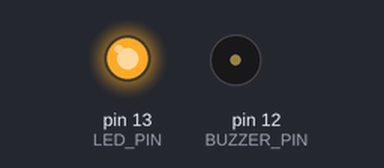
Simulated run of this sketch. Board: Arduino Uno, built with avr-gcc and run on an emulated ATmega328P. Shown: output pins drawn as LEDs (lit = HIGH), buzzer (waves = sounding). At 111.1 s the program stops and its outputs stay as they are.

Above: at 0.1 s.
At 12.1 s:
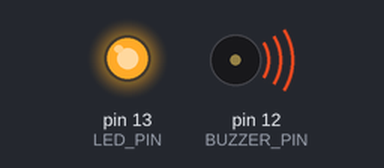
At 37.0 s:
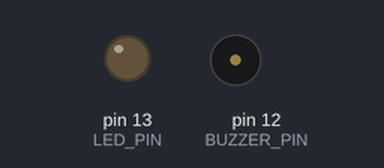
Timing chart, 0 to 41.0 s (numbered marks = the images above):
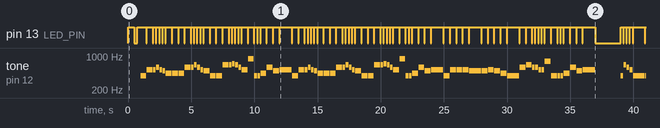

The sketch:

arduino-christmas-song.ino
```cpp
/*
	arduino-christmas-song

	Play some Christmas songs on an Arduino. Made for the 2018 NODE's Secret Santa project (https://n-o-d-e.net)

	The circuit:
	* Pin 13: Built-in led
	* Pin 12: Buzzer

	Created 21/11/2018
	By Arnakazim

	https://github.com/arnakazim/arduino-christmas-song/

*/

#include "blink.h"
#include "music.h"
#include "morse.h"

#include "songs/merry_christmas.h"
#include "songs/jingle_bell.h"

#define BUZZER_PIN 12
#define LED_PIN 13 // Built-in led

char morseMessage[] = "-.-.- / -- . .-. .-. -.-- / -.-. .... .-. .. ... - -- .- ... / .- -. -.. / .... .- .--. .--. -.-- / -. . .-- / -.-- . .- .-. / .-.-.";

void setup()
{
    // Setting up the outputs
    pinMode(LED_PIN, OUTPUT);
    pinMode(BUZZER_PIN, OUTPUT);

    // Just to know that the Arduino is ready
    blink(LED_PIN, 500, 250);
    blink(LED_PIN, 250, 0);
}

void loop()
{
    // Playing We Wish You A Merry Christmas
    playSong(merryChristmasNotes, merryChristmasDurations, sizeof(merryChristmasNotes) / sizeof(int), merryChristmasTempo, BUZZER_PIN, LED_PIN);
    delay(2000);

    // Playing Jingle Bell
    playSong(jingleBellNotes, jingleBellDurations, sizeof(jingleBellNotes) / sizeof(int), jingleBellTempo, BUZZER_PIN, LED_PIN);
    delay(5000);

    // Play morse message
    morseCode(morseMessage, sizeof(morseMessage) / sizeof(char), BUZZER_PIN, LED_PIN);

    // Prevent looping again
    while(true){}
}
```

blink.h
```cpp
void blink(int pin, int msOn, int msOff = -1)
{
    if (msOff == -1)
    {
        msOff = msOn;
    }
    digitalWrite(pin, HIGH);
    delay(msOn);
    digitalWrite(pin, LOW);
    delay(msOff);
}
```

morse.h
```cpp
/*
 * Play a morse code message on the buzzer
 *
 * By Arnakazim (http://www.arnaudouvrier.fr)
 */

#define DOT_LENGTH          100
#define TONE_FREQUENCY      550

void morseCode(char message[], int size, int buzzerPin, int ledPin)
{
    for (int i = 0; i < size; i++)
    {
        int duration = 0;
        int pause = 0;
        switch (message[i])
        {
        case '.':
            duration = DOT_LENGTH;
            pause = DOT_LENGTH;
            break;
        case '-':
            duration = 3 * DOT_LENGTH;
            pause = DOT_LENGTH;
            break;
        case ' ':
            pause = 3 * DOT_LENGTH;
            break;
        case '/' :
            pause = DOT_LENGTH;
        default:
            duration = 0;
            pause = 0;
            break;
        }

        if (duration > 0 || pause > 0) {
            if (duration > 0) {
                tone(buzzerPin, TONE_FREQUENCY, duration);
            }
            digitalWrite(ledPin, HIGH);
            delay(duration);
            digitalWrite(ledPin, LOW);
            delay(pause);
        }
    }
}
```

music.h
```cpp
/*
 * Play a song on a buzzer
 *
 * By Arnakazim (http://www.arnaudouvrier.fr)
 *
 * Pitches are based on Joshi's work (https://www.hackster.io/joshi/)
 */

#define N_B0  31
#define N_C1  33
#define N_CS1 35
#define N_D1  37
#define N_DS1 39
#define N_E1  41
#define N_F1  44
#define N_FS1 46
#define N_G1  49
#define N_GS1 52
#define N_A1  55
#define N_AS1 58
#define N_B1  62
#define N_C2  65
#define N_CS2 69
#define N_D2  73
#define N_DS2 78
#define N_E2  82
#define N_F2  87
#define N_FS2 93
#define N_G2  98
#define N_GS2 104
#define N_A2  110
#define N_AS2 117
#define N_B2  123
#define N_C3  131
#define N_CS3 139
#define N_D3  147
#define N_DS3 156
#define N_E3  165
#define N_F3  175
#define N_FS3 185
#define N_G3  196
#define N_GS3 208
#define N_A3  220
#define N_AS3 233
#define N_B3  247
#define N_C4  262
#define N_CS4 277
#define N_D4  294
#define N_DS4 311
#define N_E4  330
#define N_F4  349
#define N_FS4 370
#define N_G4  392
#define N_GS4 415
#define N_A4  440
#define N_AS4 466
#define N_B4  494
#define N_C5  523
#define N_CS5 554
#define N_D5  587
#define N_DS5 622
#define N_E5  659
#define N_F5  698
#define N_FS5 740
#define N_G5  784
#define N_GS5 831
#define N_A5  880
#define N_AS5 932
#define N_B5  988
#define N_C6  1047
#define N_CS6 1109
#define N_D6  1175
#define N_DS6 1245
#define N_E6  1319
#define N_F6  1397
#define N_FS6 1480
#define N_G6  1568
#define N_GS6 1661
#define N_A6  1760
#define N_AS6 1865
#define N_B6  1976
#define N_C7  2093
#define N_CS7 2217
#define N_D7  2349
#define N_DS7 2489
#define N_E7  2637
#define N_F7  2794
#define N_FS7 2960
#define N_G7  3136
#define N_GS7 3322
#define N_A7  3520
#define N_AS7 3729
#define N_B7  3951
#define N_C8  4186
#define N_CS8 4435
#define N_D8  4699
#define N_DS8 4978

void playSong(int notes[], int durations[], int size, int tempo, int buzzerPin, int ledPin)
{

    int noteDuration = 60000 / tempo; // BPM duration in miliseconds
    int pause = tempo / 3;

    for (int note = 0; note < size; note++)
    {
        int duration = (noteDuration * 4 / durations[note]) - pause;

        digitalWrite(ledPin, HIGH);
        tone(buzzerPin, notes[note], duration);
        delay(duration);
        digitalWrite(ledPin, LOW);
        delay(pause);
    }
}
```

jingle_bell.h
```cpp
/*
 * Jingle Bell
 *
 * Based on Y.A.Chong's work (http://myarduinomelodies.blogspot.com/2013/11/2-jingle-bell.html)
 */

int jingleBellTempo = 123;

int jingleBellNotes[] = {
    N_G4, N_E5, N_D5, N_C5, N_G4, N_G4, N_E5, N_D5,
    N_C5, N_A4, N_A4, N_F5, N_E5, N_D5, N_B4, N_G5,
    N_G5, N_F5, N_D5, N_E5, N_G4, N_E5, N_D5, N_C5,
    N_G4, N_G4, N_E5, N_D5, N_C5, N_A4, N_A4, N_F5,
    N_E5, N_D5, N_G5, N_G5, N_G5, N_G5, N_G5, N_A5,
    N_G5, N_F5, N_D5, N_C5, N_G5, N_E5, N_E5, N_E5,
    N_E5, N_E5, N_E5, N_E5, N_G5, N_C5, N_D5, N_E5,
    N_F5, N_F5, N_F5, N_F5, N_F5, N_F5, N_E5, N_E5,
    N_E5, N_E5, N_E5, N_D5, N_D5, N_E5, N_D5, N_G5,
    N_E5, N_E5, N_E5, N_E5, N_E5, N_E5, N_E5, N_G5,
    N_C5, N_D5, N_E5, N_F5, N_F5, N_F5, N_F5, N_F5,
    N_F5, N_E5, N_E5, N_E5, N_E5, N_G5, N_G5, N_F5,
    N_D5, N_C5};

int jingleBellDurations[] = {
    8, 8, 8, 8, 2, 8, 8, 8,
    8, 2, 8, 8, 8, 8, 2, 8,
    8, 8, 8, 2, 8, 8, 8, 8,
    2, 8, 8, 8, 8, 2, 8, 8,
    8, 8, 8, 8, 8, 16, 16, 8,
    8, 8, 8, 4, 4, 8, 8, 4,
    8, 8, 4, 8, 8, 8, 8, 2,
    8, 8, 8, 16, 16, 8, 8, 8,
    16, 16, 8, 8, 8, 8, 4, 4,
    8, 8, 4, 8, 8, 4, 8, 8,
    8, 8, 2, 8, 8, 8, 16, 16,
    8, 8, 8, 16, 16, 8, 8, 8,
    8, 2};
```

merry_christmas.h
```cpp
/*
 * We Wish You a Merry Christmas
 *
 * Based on Y.A.Chong's work (http://myarduinomelodies.blogspot.com/2013/11/3-we-wish-you-merry-christmas.html)
 */

int merryChristmasTempo = 120;

int merryChristmasNotes[] = {
    N_G4, N_C5, N_C5, N_D5, N_C5, N_B4, N_A4, N_A4,
    N_A4, N_D5, N_D5, N_E5, N_D5, N_C5, N_B4, N_G4,
    N_G4, N_E5, N_E5, N_F5, N_E5, N_D5, N_C5, N_A5,
    N_G4, N_G4, N_A4, N_D5, N_B4, N_C5, N_G4, N_C5,
    N_C5, N_D5, N_C5, N_B4, N_A4, N_A4, N_A4, N_D5,
    N_D5, N_E5, N_D5, N_C5, N_B4, N_G4, N_G4, N_E5,
    N_E5, N_F5, N_E5, N_D5, N_C5, N_A5, N_G4, N_G4,
    N_A4, N_D5, N_B4, N_C5, N_G4, N_C5, N_C5, N_C5,
    N_B4, N_B4, N_C5, N_B4, N_A4, N_G4, N_D5, N_E5,
    N_D5, N_D5, N_C5, N_C5, N_G5, N_G4, N_G4, N_G4,
    N_A4, N_D5, N_B4, N_C5};

int merryChristmasDurations[] = {
    4, 4, 8, 8, 8, 8, 4, 4,
    4, 4, 8, 8, 8, 8, 4, 4,
    4, 4, 8, 8, 8, 8, 4, 4,
    8, 8, 4, 4, 4, 2, 4, 4,
    8, 8, 8, 8, 4, 4, 4, 4,
    8, 8, 8, 8, 4, 4, 4, 4,
    8, 8, 8, 8, 4, 4, 8, 8,
    4, 4, 4, 2, 4, 4, 4, 4,
    2, 4, 4, 4, 4, 2, 4, 4,
    8, 8, 8, 8, 4, 4, 8, 8,
    4, 4, 4, 2};
```

Measured:
- by itself, tone on pin 12 (BUZZER_PIN): plays 392 Hz for 0.46 s, 523 Hz for 0.46 s, 523 Hz for 0.21 s, 587 Hz for 0.21 s, 523 Hz for 0.21 s, 494 Hz for 0.21 s … (90 notes in this stretch)
